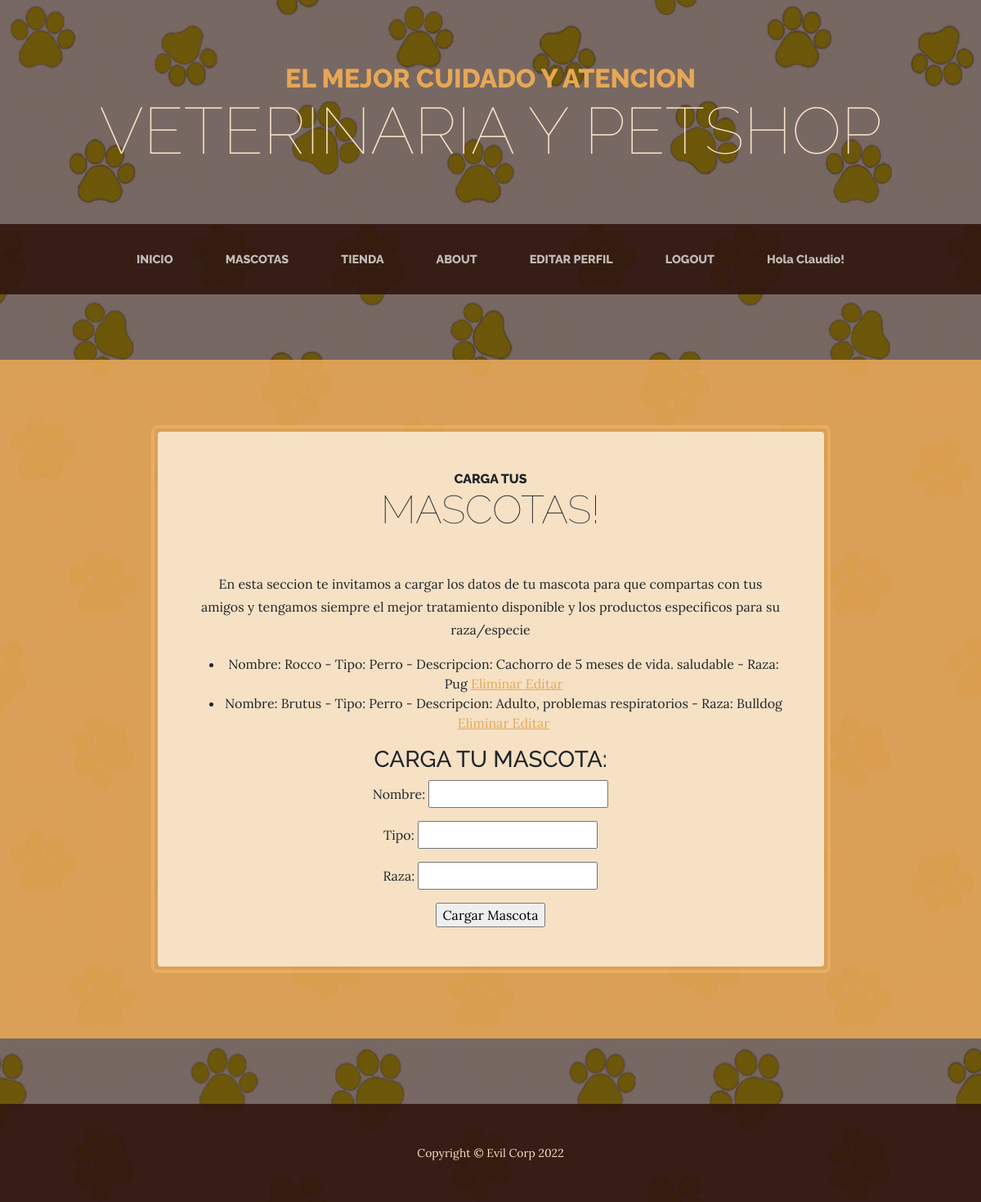
/appmascotas/mascotas/ (signed in), run on the app's committed database.
### appmascotas/models.py (models this page shows, shortened)
class mascotas(models.Model):
    id = models.AutoField(primary_key=True)
    nombre = models.CharField(max_length=100, verbose_name= 'Nombre')
    tipo = models.CharField(max_length=100, verbose_name= 'Tipo')
    imagen = models.ImageField(upload_to='Imagenes/',verbose_name='Imagen', null= True)
    descripcion = models.TextField(verbose_name= 'Descripción', null=True)
    raza = models.CharField(verbose_name= 'Raza', max_length=100, null=True)
    def __str__(self):
        fila = f"Nombre: {self.nombre} - Tipo: {self.tipo} - Descripcion: {self.descripcion} - Raza: {self.raza}"
        return fila

### appmascotas/views.py (the view)
# urls.py: path('mascotas/', vista_mascotas, name="vet-mascotas"),
@login_required #decoradores para proteger las funciones, para las clases usar LoginRequiredMixin
def vista_mascotas(request):
    if request.method == "POST":
        formulario = MascotaFormulario(request.post)
        if formulario.is_valid():
            data = formulario.cleaned_data
            Mascota = mascotas(nombre=data["nombre"], tipo=data["tipo"], raza=data["raza"], imagen=data["imagen"], descripcion=data["descripcion"])
            Mascota.save()
    Mascotas = mascotas.objects.all()
    formulario = MascotaFormulario()
    contexto = {"mascotas":Mascotas, "formulario":formulario}
    return render(request, "cargatumascota.html", contexto)

### appmascotas/forms.py
class MascotaFormulario(forms.Form):
    nombre = forms.CharField(min_length=3,max_length=50)
    tipo = forms.CharField(min_length=3,max_length=50)
    descripcion = forms.TextInput()
    raza = forms.CharField(min_length=3,max_length=50)

### appmascotas/templates/cargatumascota.html (shortened to what this page needs)
{% extends 'apptienda/base.html' %}
{% load static %}
{% block titulo %} Carga tus {% endblock %}
{% block subtitulo %} Mascotas! {% endblock %}
{% block Contenido %}
<p> En esta seccion te invitamos a cargar los datos de tu mascota para que
compartas con tus amigos y tengamos siempre el mejor tratamiento disponible
y los productos especificos para su raza/especie
</p>
{% if mascotas %}
        <ul>
        {% for mascota in mascotas %}
            <li>{{mascota}} <a href="{% url 'mascota-borrar' mascota.id %}">Eliminar </a><a href="{% url 'mascota-editar' mascota.id %}">Editar</a></li>
        {% endfor %}
        </ul>
    {% else %}
        <p> Ups! de momento no hay mascotas cargadas </p>
        <p> Se el primero en compartir con tus amigos! </p>
    {% endif %}
<h3> CARGA TU MASCOTA: </h3>
<form method="post">
    {{formulario.as_p}}
    <input type="submit" value="Cargar Mascota">
</form>
{% endblock %}

### apptienda/templates/apptienda/base.html (shortened to what this page needs)
<!DOCTYPE html>
<html lang="en">
    {% load static %}
    <head>
        <link href="{% static 'css/styles.css'%}" rel="stylesheet" />
    </head>
    <body>
        <header>
            <h1 class="site-heading text-center text-faded d-none d-lg-block">
                <span class="site-heading-upper text-primary mb-3">El mejor cuidado y atencion</span>
                <span class="site-heading-lower">Veterinaria y PetShop</span>
            </h1>
        </header>
        <nav class="navbar navbar-expand-lg navbar-dark py-lg-4" id="mainNav">
            <div class="container">
                <div class="collapse navbar-collapse" id="navbarSupportedContent">
                    <ul class="navbar-nav mx-auto">
                        <li class="nav-item px-lg-4"><a class="nav-link text-uppercase" href="{% url 'tienda-inicio' %}">INICIO</a></li>
                        <li class="nav-item px-lg-4"><a class="nav-link text-uppercase" href="{% url 'vet-mascotas' %}">MASCOTAS</a></li>
                        <li class="nav-item px-lg-4"><a class="nav-link text-uppercase" href="{% url 'vet-tienda' %}">TIENDA</a></li>
                        <li class="nav-item px-lg-4"><a class="nav-link text-uppercase" href="{% url 'vet-about' %}">ABOUT</a></li>
                        {% if request.user.is_authenticated %}
                        <li class="nav-item px-lg-4"><a class="nav-link text-uppercase" href="{% url 'vet-perfil' %}">EDITAR PERFIL</a></li>
                        <li class="nav-item px-lg-4"><a class="nav-link text-uppercase" href="{% url 'vet-logout' %}">LOGOUT</a></li>
                        <li class="nav-item px-lg-4"><a class="nav-link " href=""> Hola {{request.user.username}}!</a></li>
                        {% else %}
                            <li class="nav-item px-lg-4"><a class="nav-link text-uppercase" href="{% url 'vet-login' %}">LOGIN</a></li>
                        {% endif %}
                    </ul>
                </div>
            </div>
        </nav>
        <section class="page-section cta">
            <div class="container">
                <div class="row">
                    <div class="col-xl-9 mx-auto">
                        <div class="cta-inner bg-faded text-center rounded">
                            <h2 class="section-heading mb-5">
                                <span class="section-heading-upper">{% block titulo %}{% endblock %}</span>
                                <span class="section-heading-lower">{% block subtitulo %}{% endblock %}</span>
                            </h2>
                                {% block Contenido %}{% endblock %}
                        </div>
                    </div>
                </div>
            </div>
        </section>
        <footer class="footer text-faded text-center py-5">
            <div class="container"><p class="m-0 small">Copyright &copy; Evil Corp 2022</p></div>
        </footer>
    </body>
</html>

### data on the page
mascotas: nombre+tipo+descripcion "Nombre: Rocco - Tipo: Perro - Descripcion: Cachorro de 5 meses de vida. saludable - Raza: Pug"
mascotas: nombre+tipo+descripcion "Nombre: Brutus - Tipo: Perro - Descripcion: Adulto, problemas respiratorios - Raza: Bulldog"

### other printed values
{{ request.user.username }} "Claudio"
